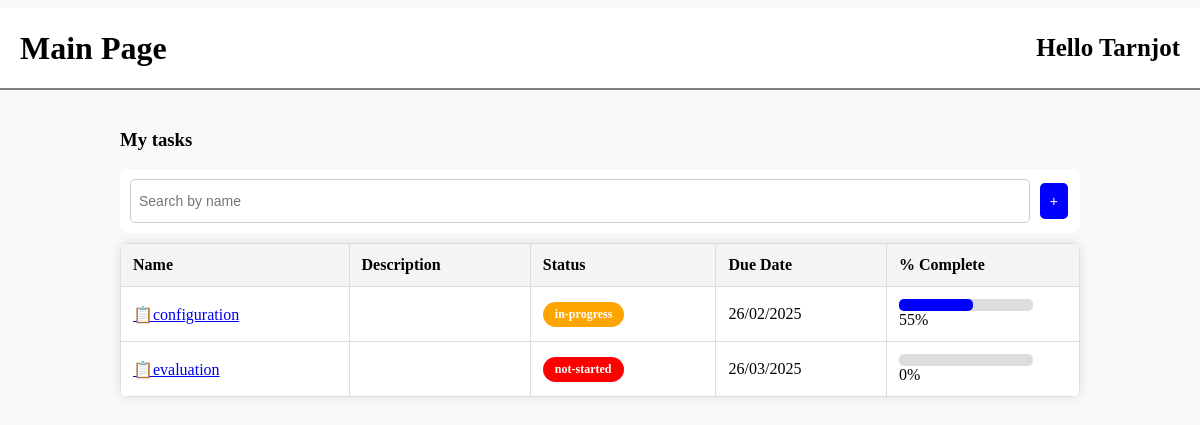
Page /mainPage.php (signed in) on the committed database.
### tables this page shows
CREATE TABLE "Task" (
	"taskID"	INTEGER NOT NULL UNIQUE,
	"userID"	INTEGER NOT NULL,
	"taskName"	TEXT NOT NULL,
	"description"	TEXT,
	"dueDate"	TEXT NOT NULL,
	"progress"	INTEGER NOT NULL DEFAULT 0,
	PRIMARY KEY("taskID" AUTOINCREMENT),
	FOREIGN KEY("userID") REFERENCES "User"("userID")
);

### mainPage.php (the view, shortened to what this page needs)
<!DOCTYPE html>
<html lang="en">
<head>
    <link rel="stylesheet" href="mainPage.css">
</head>
<body>
    <div class="header">
        <div class="header-left">
            <h1>Main Page</h1>
        </div>
        <div class="header-right">
            <h2>Hello <?php session_start(); echo $_SESSION['firstName']; ?></h2>
        </div>
    </div>
    <div class="container">
        <h3>My tasks</h3>
        <div class="search-bar">
            <input type="text" id="searchInput" placeholder="Search by name" onkeyup="filterTasks()">
            <button class="add-task" onclick="window.location.href='createTaskPage.php'">+</button>
        </div>
<?php
    $db = new SQLite3('TaskManagementDB.db');
    $userID=$_SESSION['userID'];
    $select_query = "SELECT * FROM Task WHERE userID='$userID'";
    $result = $db->query($select_query);
    echo "<table id='taskTable'>";
    echo "<tr>
            <th>Name</th>
            <th>Description</th>
            <th>Status</th>
            <th>Due Date</th>
            <th>% Complete</th>
        </tr>";
    while ($row = $result->fetchArray(SQLITE3_ASSOC)) {
        $taskID= $row['taskID'];
        $taskName= $row['taskName'];
        $description= $row['description'];
        $dueDate= $row['dueDate'];
        $completion= $row['progress'];
        $date = new DateTime($dueDate);
        $formattedDate=$date->format("d/m/Y");
        if($completion==0) {
            $currentStatus = "not-started";
        }
        elseif ($completion == 100) {
            $currentStatus = "completed";
        }
        else {
            $currentStatus = "in-progress";
        }
        echo "<tr>
                <td><a id=\"taskLink\" href=\"manageTaskPage.php?taskID=$taskID\">📋$taskName</td>
                <td>$description</td>
                <td><span class=\"status $currentStatus\">$currentStatus</span></td>
                <td>$formattedDate</td>
                <td>
                    <div class=\"progress-bar\">
                        <div class=\"progress\" style=\"width: $completion%;\"></div> $completion%
                    </div>
                </td>
            </tr>";
    }
    echo "</table>";
?>
</body>
</html>

### mainPage.css (style rules this page uses)
body { font-family: "Microsoft Yahei"; margin: 0; padding: 0; background-color: #f8f8f8; }
.header { color: black; display: flex; justify-content: space-between; align-items: center; padding: 0px 20px; background-color: white; border-bottom: 2px solid gray; position: relative; height: 10vh; margin-top: 1vh; }
.header-right { display: flex; flex-direction: column; }
h1 { font-size: 32px; margin: 0; }
h2 { font-size: 25px; margin: 0; }
.button-class, button { background-color: #ffffff; border: 2px solid grey; color: rgb(70, 70, 70); padding: 10px 20px; text-align: center; text-decoration: none; font-size: 16px; margin: 4px 2px; cursor: pointer; border-radius: 4px; }
.add-task { background-color: blue; color: white; border: none; padding: 10px 10px; cursor: pointer; font-size: 14px; border-radius: 5px; margin-left: 10px; display: inline-block; vertical-align: middle; }
.container { width: 80%; margin: auto; padding-top: 20px; }
.search-bar { display: flex; justify-content: space-between; margin-bottom: 10px; background-color: white; padding: 10px; border-radius: 8px; }
.search-bar input { flex: 1; padding: 8px; border: 1px solid #ccc; border-radius: 5px; margin-bottom: 0px; }
table { width: 100%; border-collapse: collapse; background-color: white; border-radius: 8px; overflow: hidden; box-shadow: 0px 0px 10px rgba(0, 0, 0, 0.1); }
th, td { border: 1px solid #ddd; padding: 12px; text-align: left; }
th { background-color: #f4f4f4; font-weight: bold; }
input, select { width: 100%; padding: 8px; border: 1px solid #ccc; border-radius: 5px; font-size: 14px; }
.status { padding: 5px 12px; border-radius: 15px; color: white; font-size: 12px; display: inline-block; font-weight: bold; }
.not-started { background-color: red; }
.in-progress { background-color: orange; }
.progress-bar { background-color: #ddd; border-radius: 5px; width: 80%; height: 12px; display: inline-block; position: relative; }
.progress { background-color: blue; height: 100%; border-radius: 5px; }
label, input { width: 100%; margin-bottom: 10px; }

### rows in the picture
task: taskName "configuration", progress "in-progress", dueDate "26/02/2025", progress "55"
task: taskName "evaluation", progress "not-started", dueDate "26/03/2025", progress "0"

### other values in the picture
$_SESSION['firstName'] "Tarnjot"
